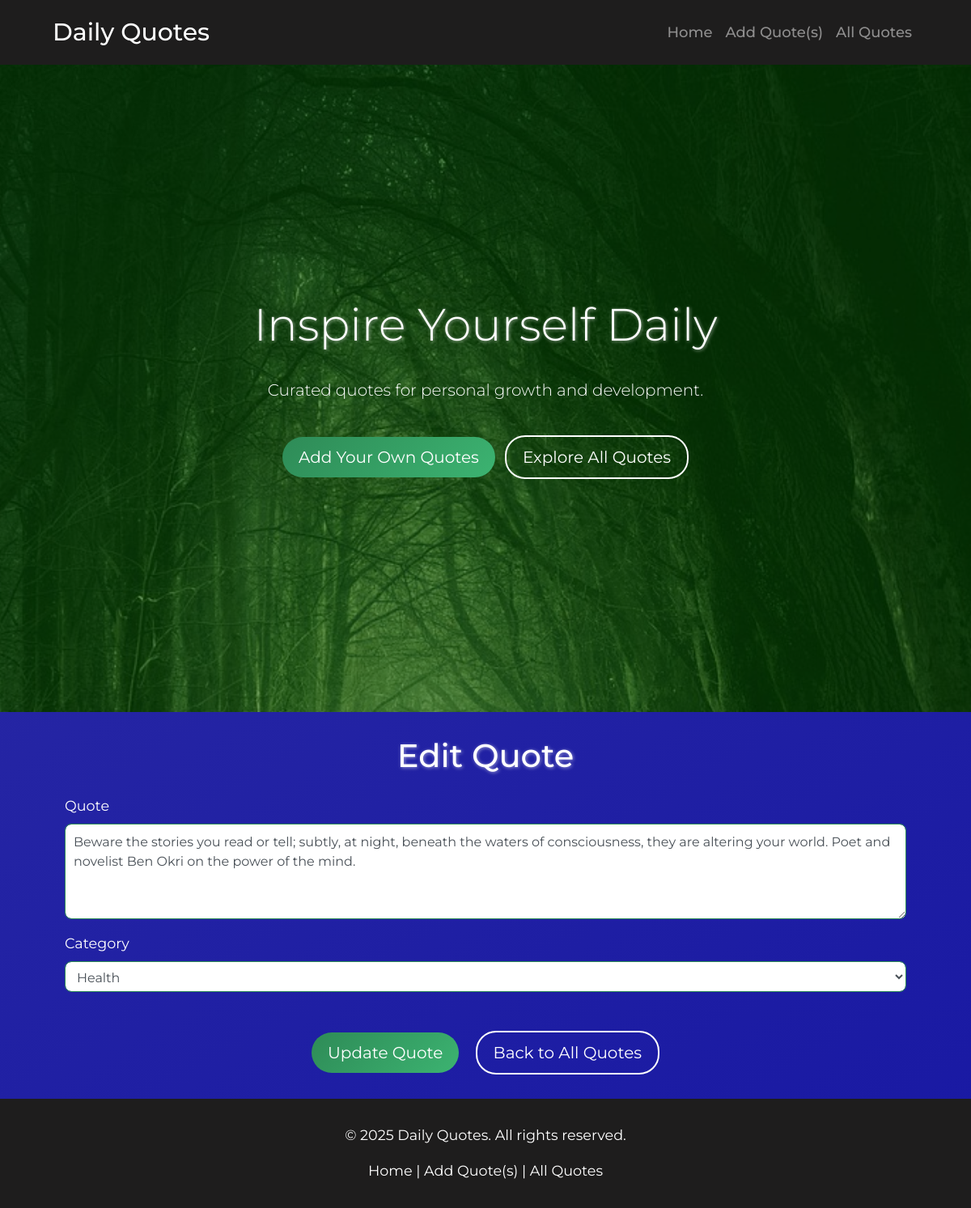
/edit/264, run on the app's committed database.
### tables this page shows
CREATE TABLE quotes (
            id INTEGER PRIMARY KEY AUTOINCREMENT,
            text TEXT NOT NULL
        , category TEXT NOT NULL DEFAULT 'Uncategorized');

CREATE TABLE categories (
            id INTEGER PRIMARY KEY AUTOINCREMENT,
            name TEXT NOT NULL UNIQUE
        , "order" INTEGER);

### app.py (the view, shortened to what this page needs)
@app.route('/edit/<int:id>', methods=('GET', 'POST'))
def edit_quote(id):
    conn = get_db_connection()
    quote = conn.execute('SELECT * FROM quotes WHERE id = ?', (id,)).fetchone()
    if quote is None:
        conn.close()
        flash('Quote not found.', 'danger')
        return redirect(url_for('home'))
    categories = [row['name'] for row in conn.execute('SELECT name FROM categories').fetchall()]
    conn.close()
    return render_template('edit_quote.html', quote=quote, categories=categories)

### app.py (called while the page is built)
def get_db_connection():
    conn = sqlite3.connect('quotes.db')
    conn.row_factory = sqlite3.Row
    return conn

@app.context_processor
def inject_current_year():
    return {'current_year': datetime.utcnow().year}

### templates/edit_quote.html
{% extends 'base.html' %}
{% block content %}
<div class="container">
    <h1 class="my-4 text-center">Edit Quote</h1>
    <form method="post">
        <div class="form-group">
            <label for="quote">Quote</label>
            <textarea class="form-control" id="quote" name="quote" rows="4" required>{{ quote['text'] }}</textarea>
        </div>
        <div class="form-group">
            <label for="category">Category</label>
            <select class="form-control" id="category" name="category" required>
                {% for category in categories %}
                <option value="{{ category }}" {% if quote['category'] == category %}selected{% endif %}>{{ category }}</option>
                {% endfor %}
            </select>
        </div>
        <div class="text-center mt-5">
            <button type="submit" class="btn btn-primary btn-lg mr-3">Update Quote</button>
            <a href="{{ url_for('all_quotes') }}" class="btn btn-outline-light btn-lg">Back to All Quotes</a>
        </div>
    </form>
</div>
{% endblock %}

### static/styles.css (style rules this page uses)
body { margin: 0; padding: 0; font-family: 'Montserrat', sans-serif; color: #1f1616; overflow-x: hidden; font-size: 16px; line-height: 1.6; background: #000000; transition: all 0.3s ease; }
h1 { margin-bottom: 30px; text-shadow: 1px 1px 4px rgba(255, 255, 255, 0.5); font-size: 2.5em; margin-bottom: 30px; color: #ffffff; }
body::before { content: ''; position: fixed; top: 0; left: -50%; width: 200%; height: 100%; background: linear-gradient(-30deg, #1111e9, #000079, #1111e9, #4545ea); background-size: 400% 400%; animation: gradientAnimation 5s ease infinite; z-index: -1; opacity: 0.7; }
.container { margin: 30px auto; max-width: 1100px; padding: 0 15px; }
.btn-outline-light { border: 2px solid #fff; color: #fff; transition: background-color 0.3s ease, color 0.3s ease; }
.btn { border-radius: 25px; padding: 10px 20px; transition: background-color 0.3s, transform 0.3s; }
.btn-primary { background: linear-gradient(135deg, #2e8b57, #3cb371); border: none; color: #fff; transition: transform 0.3s ease, box-shadow 0.3s ease; }
.form-control { border-radius: 8px; padding: 10px; border: 1px solid #2e8b57; }
.form-group label { color: #ffffff; font-size: 1.1em; }
a { color: #2e8b57; text-decoration: none; transition: color 0.3s; }

### data on the page
quotes: quote "Beware the stories you read or tell; subtly, at night, beneath the waters of consciousness, they are altering your world. Poet and novelist Ben Okri on the power of the mind.", category "Health"
